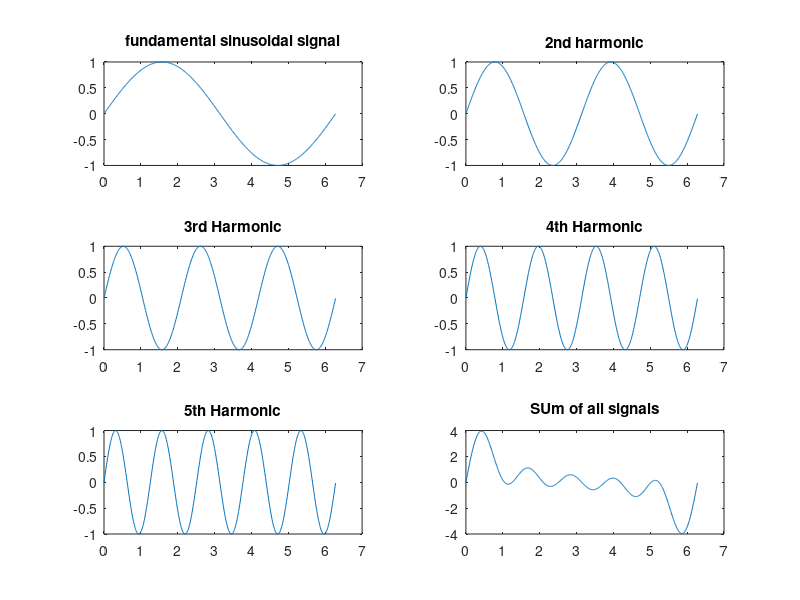

Write the MATLAB code that produced this figure.
wt = (0:0.01:2*pi)';
Vmax = 1;

%fundamental sinusoidal signal
subplot(3,2,1)
n=1;
V = Vmax*sin(n*wt);
Sum = V;
plot(wt,V)
title("fundamental sinusoidal signal")

subplot(3,2,2)
n=2;
V = Vmax*sin(n*wt);
Sum = Sum +V;
plot(wt,V)
title("2nd harmonic")

subplot(3,2,3)
n=3;
V = Vmax*sin(n*wt);
Sum = Sum +V;
plot(wt,V)
title("3rd Harmonic")

subplot(3,2,4)
n=4;
V = Vmax*sin(n*wt);
Sum = Sum +V;
plot(wt,V)
title("4th Harmonic")

subplot(3,2,5)
n=5;
V = Vmax*sin(n*wt);
Sum = Sum +V;
plot(wt,V)
title("5th Harmonic")

subplot(3,2,6)
plot(wt,Sum)
title("SUm of all signals")
